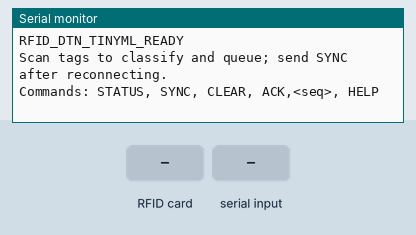
This sketch was run on a simulated Arduino Uno, built with avr-gcc and run on an emulated ATmega328P. On the bench: the last lines printed to the serial monitor. The inputs (shaded band) are chosen by the test bench. EEPROM starts erased.

Above: at 1.8 s.
1.9 s: RFID card 13 2E 61 29 held to the reader
At 3.1 s:
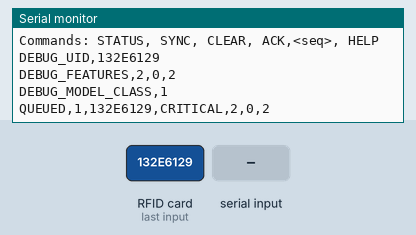
3.4 s: "132E6129,1\n" received over Serial
At 3.8 s:
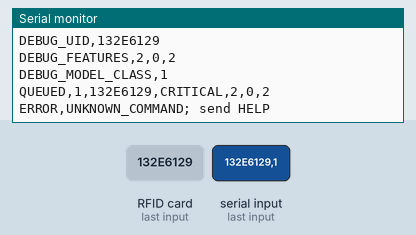
4.9 s: RFID card 1D D3 6F B2 10 held to the reader
At 6.1 s:
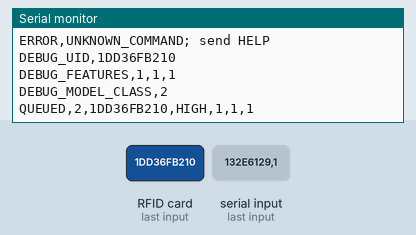
6.4 s: "SYNC\n" received over Serial
At 7.2 s:
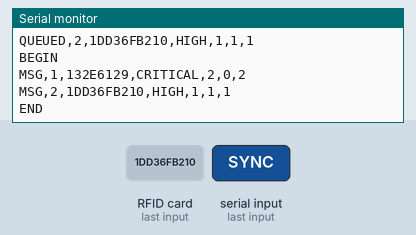
7.9 s: RFID card 04 45 3E 72 66 held to the reader
At 8.8 s:
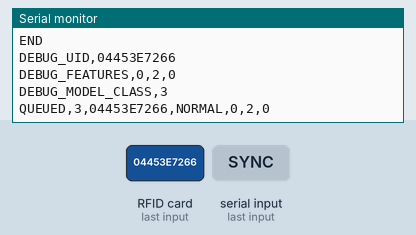
9.4 s: "STATUS\n" received over Serial
At 10.6 s:
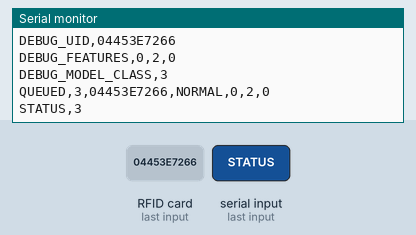

The sketch:

RFID_DTN_TinyML.ino
```cpp
#include <SPI.h>
#include <MFRC522.h>
#include <EEPROM.h>
#include "TinyMLModel.h"

#define SS_PIN 10
#define RST_PIN 9

MFRC522 rfid(SS_PIN, RST_PIN);

const uint8_t SLOT_COUNT = 12;
const uint8_t RECORD_MAGIC = 0xA5;
const int EEPROM_BASE = 0;

struct MessageRecord {
  uint8_t magic;
  uint8_t seq;
  char uid[11];        // Up to 10 UID hex characters plus null terminator
  uint8_t severity;    // 0 low, 1 medium, 2 high
  uint8_t deadline;    // 0 immediate, 1 soon, 2 later
  uint8_t eventType;   // 0 routine, 1 equipment, 2 critical alert
  uint8_t priority;    // 1 critical, 2 high, 3 normal
};

uint8_t nextSeq = 1;
String serialLine = "";
String lastUID = "";
unsigned long lastScanMillis = 0;

int recordAddress(uint8_t slot) {
  return EEPROM_BASE + (int)slot * (int)sizeof(MessageRecord);
}

bool readRecord(uint8_t slot, MessageRecord &record) {
  EEPROM.get(recordAddress(slot), record);
  return record.magic == RECORD_MAGIC;
}

int findFreeSlot() {
  for (uint8_t i = 0; i < SLOT_COUNT; i++) {
    MessageRecord r;
    EEPROM.get(recordAddress(i), r);
    if (r.magic != RECORD_MAGIC) return i;
  }
  return -1;
}

uint8_t countQueued() {
  uint8_t count = 0;
  for (uint8_t i = 0; i < SLOT_COUNT; i++) {
    MessageRecord r;
    if (readRecord(i, r)) count++;
  }
  return count;
}

const char* priorityName(uint8_t priority) {
  if (priority == 1) return "CRITICAL";
  if (priority == 2) return "HIGH";
  return "NORMAL";
}

// The UID selects a simulated event profile. The tag itself does not contain
// severity/deadline values; this is an educational prototype.

void assignDemoFeatures(const String &uid, uint8_t features[3]) {
  // Match the known UID prefixes because some cards/readers
  // may report additional trailing UID bytes.

  if (uid.startsWith("132E6129")) {
    // Critical alert
    features[0] = 2;
    features[1] = 0;
    features[2] = 2;

  } else if (uid.startsWith("1DD36FB210")) {
    // Equipment status
    features[0] = 1;
    features[1] = 1;
    features[2] = 1;

  } else if (uid.startsWith("04453E7266")) {
    // Routine telemetry
    features[0] = 0;
    features[1] = 2;
    features[2] = 0;

  } else {
    // Fallback for unrecognized tags
    uint8_t lastNibble = 0;

    if (uid.length() > 0) {
      char c = uid.charAt(uid.length() - 1);

      if (c >= '0' && c <= '9') {
        lastNibble = c - '0';
      } else if (c >= 'A' && c <= 'F') {
        lastNibble = 10 + c - 'A';
      }
    }

    uint8_t profile = lastNibble % 3;

    if (profile == 0) {
      features[0] = 2;
      features[1] = 0;
      features[2] = 2;
    } else if (profile == 1) {
      features[0] = 1;
      features[1] = 1;
      features[2] = 1;
    } else {
      features[0] = 0;
      features[1] = 2;
      features[2] = 0;
    }
  }
}


bool queueUID(const String &uid) {
  int slot = findFreeSlot();
  if (slot < 0) {
    Serial.println("FULL,EEPROM_QUEUE_FULL");
    return false;
  }

  uint8_t features[3] = {255, 255, 255};
  assignDemoFeatures(uid, features);

  // Diagnostic output: proves which UID and feature profile reached the model.
  Serial.print("DEBUG_UID,");
  Serial.println(uid);
  Serial.print("DEBUG_FEATURES,");
  Serial.print(features[0]); Serial.print(",");
  Serial.print(features[1]); Serial.print(",");
  Serial.println(features[2]);

  uint8_t priority = predictPriority(features);
  Serial.print("DEBUG_MODEL_CLASS,");
  Serial.println(priority);

  MessageRecord r;
  // Write the record body first and mark it valid last, reducing the chance
  // that a partial EEPROM write is mistaken for a valid record after power loss.
  r.magic = 0;
  r.seq = nextSeq++;
  if (nextSeq == 0) nextSeq = 1;
  memset(r.uid, 0, sizeof(r.uid));
  uid.substring(0, 10).toCharArray(r.uid, sizeof(r.uid));
  r.severity = features[0];
  r.deadline = features[1];
  r.eventType = features[2];
  r.priority = priority;

  EEPROM.put(recordAddress((uint8_t)slot), r);
  EEPROM.update(recordAddress((uint8_t)slot), RECORD_MAGIC);

  Serial.print("QUEUED,");
  Serial.print(r.seq); Serial.print(",");
  Serial.print(r.uid); Serial.print(",");
  Serial.print(priorityName(r.priority)); Serial.print(",");
  Serial.print(r.severity); Serial.print(",");
  Serial.print(r.deadline); Serial.print(",");
  Serial.println(r.eventType);
  return true;
}

void sendQueueInPriorityOrder() {
  bool sent[SLOT_COUNT];
  for (uint8_t i = 0; i < SLOT_COUNT; i++) sent[i] = false;

  Serial.println("BEGIN");
  for (uint8_t n = 0; n < SLOT_COUNT; n++) {
    int bestSlot = -1;
    MessageRecord best;
    for (uint8_t i = 0; i < SLOT_COUNT; i++) {
      if (sent[i]) continue;
      MessageRecord r;
      if (!readRecord(i, r)) continue;
      if (bestSlot < 0 || r.priority < best.priority ||
          (r.priority == best.priority && r.seq < best.seq)) {
        bestSlot = i;
        best = r;
      }
    }
    if (bestSlot < 0) break;
    sent[bestSlot] = true;

    Serial.print("MSG,");
    Serial.print(best.seq); Serial.print(",");
    Serial.print(best.uid); Serial.print(",");
    Serial.print(priorityName(best.priority)); Serial.print(",");
    Serial.print(best.severity); Serial.print(",");
    Serial.print(best.deadline); Serial.print(",");
    Serial.println(best.eventType);
  }
  Serial.println("END");
}

void acknowledgeSeq(uint8_t seq) {
  for (uint8_t i = 0; i < SLOT_COUNT; i++) {
    MessageRecord r;
    if (readRecord(i, r) && r.seq == seq) {
      EEPROM.update(recordAddress(i), 0); // Clear magic byte after ACK
      Serial.print("ACKED,");
      Serial.println(seq);
      return;
    }
  }
  Serial.print("ACK_UNKNOWN,");
  Serial.println(seq);
}

void clearQueue() {
  uint8_t cleared = 0;
  for (uint8_t i = 0; i < SLOT_COUNT; i++) {
    int address = recordAddress(i);
    if (EEPROM.read(address) == RECORD_MAGIC) {
      EEPROM.update(address, 0);
      cleared++;
    }
  }
  Serial.print("CLEARED,");
  Serial.println(cleared);
  Serial.print("STATUS,");
  Serial.println(countQueued());
}

void handleCommand(String cmd) {
  cmd.trim();
  if (cmd == "SYNC") {
    sendQueueInPriorityOrder();
  } else if (cmd == "STATUS") {
    Serial.print("STATUS,");
    Serial.println(countQueued());
  } else if (cmd == "CLEAR") {
    clearQueue();
  } else if (cmd.startsWith("ACK,")) {
    int comma = cmd.indexOf(',');
    int seq = cmd.substring(comma + 1).toInt();
    if (seq >= 0 && seq <= 255) acknowledgeSeq((uint8_t)seq);
  } else if (cmd == "HELP") {
    Serial.println("COMMANDS,SYNC|STATUS|CLEAR|ACK,<seq>");
  } else if (cmd.length() > 0) {
    Serial.println("ERROR,UNKNOWN_COMMAND; send HELP");
  }
}

void readSerialCommands() {
  while (Serial.available() > 0) {
    char c = (char)Serial.read();
    if (c == '\n' || c == '\r') {
      if (serialLine.length() > 0) {
        handleCommand(serialLine);
        serialLine = "";
      }
    } else if (serialLine.length() < 40) {
      serialLine += c;
    }
  }
}

String readRFIDUID() {
  String uid = "";
  for (byte i = 0; i < rfid.uid.size; i++) {
    if (rfid.uid.uidByte[i] < 0x10) uid += "0";
    uid += String(rfid.uid.uidByte[i], HEX);
  }
  uid.toUpperCase();
  return uid;
}

void setup() {
  Serial.begin(9600);
  SPI.begin();
  rfid.PCD_Init();
  delay(500);

  // Resume sequence numbering from records that are still queued.
  for (uint8_t i = 0; i < SLOT_COUNT; i++) {
    MessageRecord r;
    if (readRecord(i, r) && r.seq >= nextSeq) {
      nextSeq = r.seq + 1;
      if (nextSeq == 0) nextSeq = 1;
    }
  }

  Serial.println("RFID_DTN_TINYML_READY");
  Serial.println("Scan tags to classify and queue; send SYNC after reconnecting.");
  Serial.println("Commands: STATUS, SYNC, CLEAR, ACK,<seq>, HELP");
}

void loop() {
  readSerialCommands();

  if (!rfid.PICC_IsNewCardPresent()) return;
  if (!rfid.PICC_ReadCardSerial()) return;

  String uid = readRFIDUID();
  if (uid != lastUID || millis() - lastScanMillis > 2500) {
    queueUID(uid);
    lastUID = uid;
    lastScanMillis = millis();
  }

  rfid.PICC_HaltA();
  rfid.PCD_StopCrypto1();
  delay(200);
}
```

TinyMLModel.h
```cpp
#ifndef TINYML_MODEL_H
#define TINYML_MODEL_H
#include <stdint.h>
// Generated by train_model.py. Feature order: severity, deadline, event_type.
// Output class: 1=CRITICAL, 2=HIGH, 3=NORMAL.
static uint8_t predictPriority(const uint8_t features[3]) {
  if (features[0] <= 0.5f) {
    if (features[1] <= 0.5f) {
      if (features[2] <= 0.5f) {
        return 3;
      } else {
        return 2;
      }
    } else {
      return 3;
    }
  } else {
    if (features[1] <= 0.5f) {
      if (features[0] <= 1.5f) {
        if (features[2] <= 1.5f) {
          return 2;
        } else {
          return 1;
        }
      } else {
        return 1;
      }
    } else {
      if (features[1] <= 1.5f) {
        if (features[0] <= 1.5f) {
          return 2;
        } else {
          if (features[2] <= 0.5f) {
            return 2;
          } else {
            return 1;
          }
        }
      } else {
        if (features[0] <= 1.5f) {
          if (features[2] <= 1.5f) {
            return 3;
          } else {
            return 2;
          }
        } else {
          return 2;
        }
      }
    }
  }
}
#endif
```

Measured:
- after the input at 1.9 s, the serial monitor: prints a new line at once (image 1)
- after the input at 3.4 s, the serial monitor: prints a new line at once (image 2)
- after the input at 4.9 s, the serial monitor: prints a new line at once (image 3)
- after the input at 6.4 s, the serial monitor: prints a new line at once (image 4)
- after the input at 7.9 s, the serial monitor: prints a new line at once (image 5)
- after the input at 9.4 s, the serial monitor: prints a new line at once (image 6)
